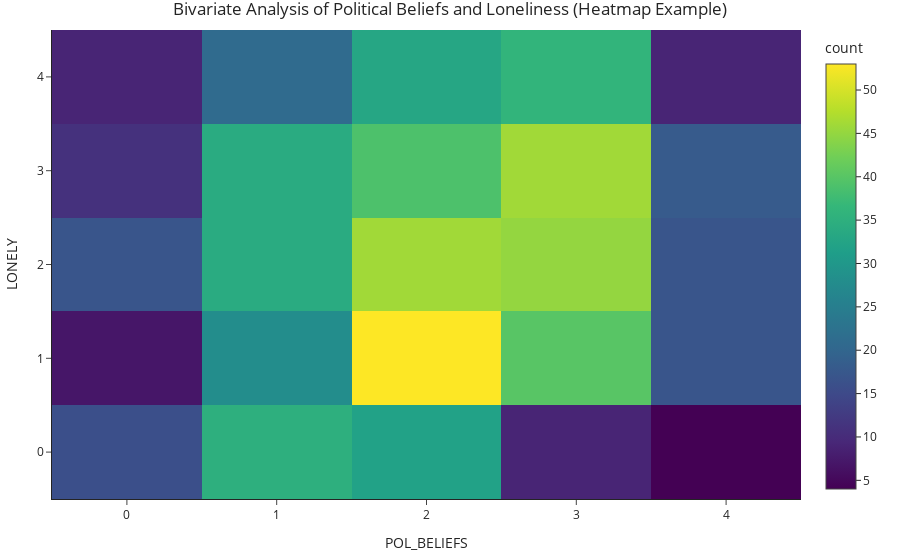

The cell this chart's notebook holds for it:
### Markdown cell above
## SECOND PLOT, BIVAR ANALYSIS 1

### Code cell
fig = px.density_heatmap(
    df23,
    x='POL_BELIEFS',
    y='LONELY',
    color_continuous_scale='Viridis',
    title="Bivariate Analysis of Political Beliefs and Loneliness (Heatmap Example)",
)
fig.show()
fig.write_html("/Users/macbook/Desktop/EECS389/398_mtf/plot2HM.html", include_plotlyjs='cdn')

### Figure 1 — Plotly figure (JSON) as saved in the notebook; plotly's stock layout.template omitted (floating-point values rounded to 4 significant figures; data arrays with more than 128 entries replaced by an {"elided": "..."} marker saying what was removed)
{"data": [{"coloraxis": "coloraxis", "hovertemplate": "POL_BELIEFS=%{x}<br>LONELY=%{y}<br>count=%{z}<extra></extra>", "name": "", "type": "histogram2d", "x": {"elided": "656 int values"}, "xaxis": "x", "xbingroup": "x", "y": {"elided": "656 int values"}, "yaxis": "y", "ybingroup": "y"}], "layout": {"coloraxis": {"colorbar": {"title": {"text": "count"}}, "colorscale": [[0, "#440154"], [0.1111, "#482878"], [0.2222, "#3e4989"], [0.3333, "#31688e"], [0.4444, "#26828e"], [0.5556, "#1f9e89"], [0.6667, "#35b779"], [0.7778, "#6ece58"], [0.8889, "#b5de2b"], [1, "#fde725"]]}, "legend": {"tracegroupgap": 0}, "title": {"text": "Bivariate Analysis of Political Beliefs and Loneliness (Heatmap Example)"}, "xaxis": {"anchor": "y", "domain": [0, 1], "title": {"text": "POL_BELIEFS"}}, "yaxis": {"anchor": "x", "domain": [0, 1], "title": {"text": "LONELY"}}}}
